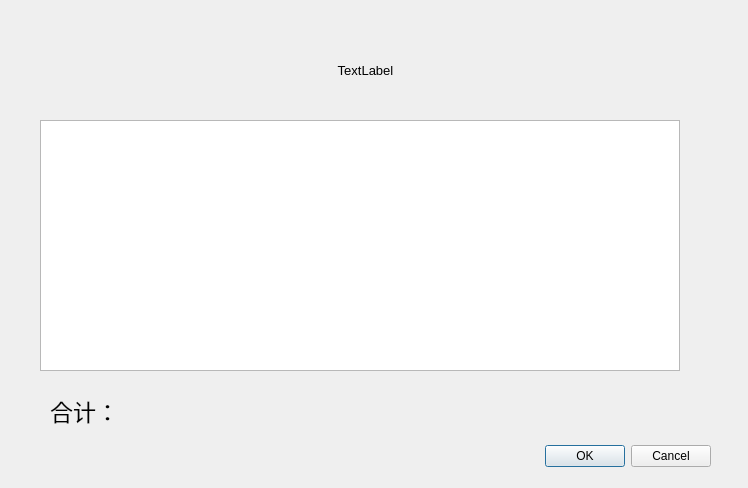
<?xml version="1.0" encoding="UTF-8"?>
<ui version="4.0">
 <class>OrderConfirmUi</class>
 <widget class="QDialog" name="OrderConfirmUi">
  <property name="geometry">
   <rect>
    <x>0</x>
    <y>0</y>
    <width>748</width>
    <height>488</height>
   </rect>
  </property>
  <property name="windowTitle">
   <string>Dialog</string>
  </property>
  <widget class="QDialogButtonBox" name="buttonBox">
   <property name="geometry">
    <rect>
     <x>370</x>
     <y>440</y>
     <width>341</width>
     <height>32</height>
    </rect>
   </property>
   <property name="orientation">
    <enum>Qt::Horizontal</enum>
   </property>
   <property name="standardButtons">
    <set>QDialogButtonBox::Cancel|QDialogButtonBox::Ok</set>
   </property>
  </widget>
  <widget class="QTableWidget" name="tableWidget">
   <property name="geometry">
    <rect>
     <x>40</x>
     <y>120</y>
     <width>640</width>
     <height>251</height>
    </rect>
   </property>
  </widget>
  <widget class="QLabel" name="ticketInfoLabel">
   <property name="geometry">
    <rect>
     <x>10</x>
     <y>40</y>
     <width>711</width>
     <height>61</height>
    </rect>
   </property>
   <property name="font">
    <font>
     <pointsize>10</pointsize>
    </font>
   </property>
   <property name="text">
    <string>TextLabel</string>
   </property>
   <property name="alignment">
    <set>Qt::AlignCenter</set>
   </property>
  </widget>
  <widget class="QLabel" name="priceLabel">
   <property name="geometry">
    <rect>
     <x>50</x>
     <y>390</y>
     <width>231</width>
     <height>41</height>
    </rect>
   </property>
   <property name="font">
    <font>
     <pointsize>17</pointsize>
    </font>
   </property>
   <property name="text">
    <string>合计：</string>
   </property>
  </widget>
 </widget>
 <resources/>
 <connections>
  <connection>
   <sender>buttonBox</sender>
   <signal>accepted()</signal>
   <receiver>OrderConfirmUi</receiver>
   <slot>accept()</slot>
   <hints>
    <hint type="sourcelabel">
     <x>248</x>
     <y>254</y>
    </hint>
    <hint type="destinationlabel">
     <x>157</x>
     <y>274</y>
    </hint>
   </hints>
  </connection>
  <connection>
   <sender>buttonBox</sender>
   <signal>rejected()</signal>
   <receiver>OrderConfirmUi</receiver>
   <slot>reject()</slot>
   <hints>
    <hint type="sourcelabel">
     <x>316</x>
     <y>260</y>
    </hint>
    <hint type="destinationlabel">
     <x>286</x>
     <y>274</y>
    </hint>
   </hints>
  </connection>
 </connections>
</ui>
